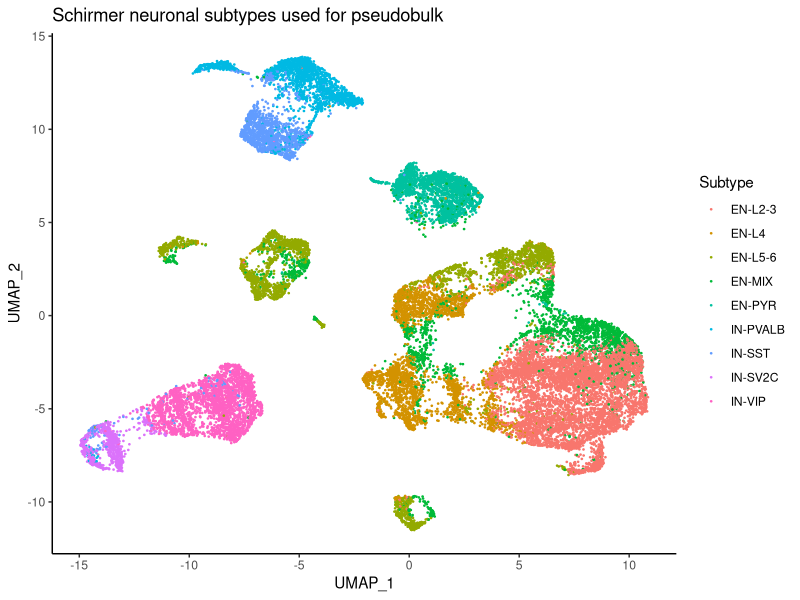

Recreate this plot in R.
# Replot the saved UMAP with the neuronal groups used for pseudobulk.
library(ggplot2)

cells <- read.csv("results/cell_metadata.csv")
cells$subtype <- sub("^EN-L2-3.*", "EN-L2-3", cells$subtype)
cells$subtype[cells$subtype == "IN-PV"] <- "IN-PVALB"

p <- ggplot(cells, aes(UMAP_1, UMAP_2, color = subtype)) +
  geom_point(size = 0.25) +
  theme_classic() +
  labs(title = "Schirmer neuronal subtypes used for pseudobulk", color = "Subtype")
ggsave("plots/umap.png", p, width = 9, height = 6, dpi = 200)
